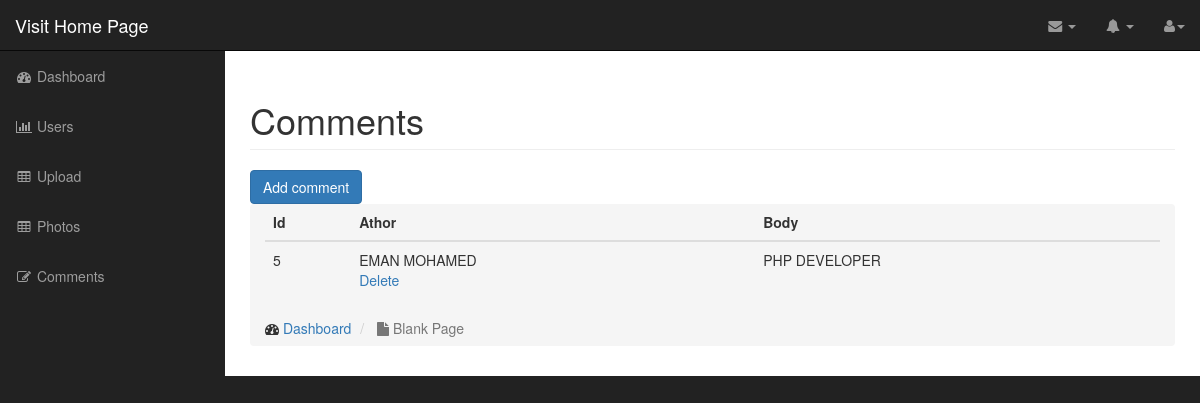
Screenshot of /admin/comment_photo.php?id=3 (signed in) with the database file from the repository.
### tables this page shows
CREATE TABLE `comments` (
  `id` int(11) NOT NULL,
  `photo_id` int(11) NOT NULL,
  `author` varchar(255) NOT NULL,
  `body` varchar(255) NOT NULL
);

### admin/includes/database.php (called while the page is built, shortened)
<?php
class Database {
    public $connection;
    public function open_db_connection() {
        $this->connection = new mysqli(DB_HOST, DB_USER, DB_PASS, DB_NAME);
    }
        public function query($sql) {
        $result = $this->connection->query($sql);
        return $result;
    }
    public function escape_string($string) {
       $escaped_string = $this->connection->real_escape_string($string);
       return $escaped_string;
    }
}
$database = new Database();
?>

### admin/includes/comment.php (called while the page is built, shortened)
<?php
class Comment extends Db_object
{
    protected static $db_table = "comments";
    public static function find_the_comments($photo_id=0) {
        global $database;
        $sql = "SELECT * FROM " . self::$db_table;
        $sql.= " WHERE photo_id = " . $database->escape_string($photo_id);
        $sql.= " ORDER BY photo_id ASC";
        return self::find_by_query($sql);
    }
}

### admin/includes/db_object.php (called while the page is built, shortened)
<?php
class Db_object
{
    public static function find_by_query($sql)
    {
        global $database;
        $result_set       = $database->query($sql);
        $the_object_array = array();
        while ($row = mysqli_fetch_array($result_set)) {
            $the_object_array[] = static::instantiation($row);
        }
        return $the_object_array;
    }
    public static function instantiation($the_record)
    {
        $the_object    = new $calling_class;
        foreach ($the_record as $the_attribute => $value) {
            if ($the_object->has_the_attribute($the_attribute)) {
                $the_object->$the_attribute = $value;
            }
        }
        return $the_object;
    }
    private function has_the_attribute($the_attribute)
    {
        $object_properties = get_object_vars($this);
        return array_key_exists($the_attribute, $object_properties);
    }
}

### admin/comment_photo.php (the view, shortened to what this page needs)
<?php include("includes/header.php"); ?>
<?php
$comments = Comment::find_the_comments($_GET['id']);
?>
    <nav class="navbar navbar-inverse navbar-fixed-top" role="navigation">
        <?php include("includes/top_nav.php") ?>
        <?php include("includes/side_nav.php") ?>
    </nav>
    <div id="page-wrapper">
        <div class="container-fluid">
            <div class="row">
                <div class="col-lg-12">
                    <h1 class="page-header">
                        Comments
                    </h1>
                    <a href="add_comment.php" class="btn btn-primary">Add comment</a>
                    <div class="col-md-12">
                        <table class="table table-hover">
                            <thead>
                            <tr>
                                <th>Id</th>
                                <th>Athor</th>
                                <th>Body</th>
                            </tr>
                            </thead>
                            <tbody>
                            <?php foreach ($comments as $comment): ?>
                                <tr>
                                    <td><?php echo $comment->id; ?></td>
                                    <td><?php echo $comment->author; ?>
                                        <div class="action_links">
                                            <a href="delete_comment_photo.php?id=<?php echo $comment->id; ?>">Delete</a>
                                        </div>
                                    </td>
                                    <td><?php echo $comment->body ?></td>
                                </tr>
                            <?php endforeach; ?>
                            </tbody>
                        </table>
                    </div>
                    <ol class="breadcrumb">
                        <li>
                            <i class="fa fa-dashboard"></i> <a href="index.html">Dashboard</a>
                        </li>
                        <li class="active">
                            <i class="fa fa-file"></i> Blank Page
                        </li>
                    </ol>
                </div>
            </div>
        </div>
    </div>
<?php include("includes/footer.php"); ?>

### admin/css/sb-admin.css (style rules this page uses)
body { margin-top: 100px; background-color: #222; }
@media (min-width:768px) { body { margin-top: 50px; } }
#page-wrapper { width: 100%; padding: 0; background-color: #fff; }
@media (min-width:768px) { #page-wrapper { padding: 10px; } }

### rows the page displays
comments: id "5", author "EMAN MOHAMED", body "PHP DEVELOPER"
